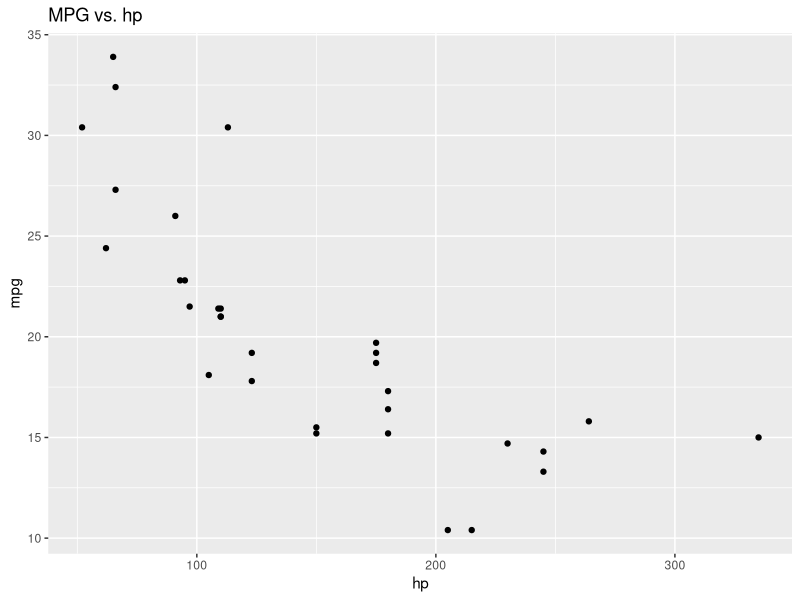
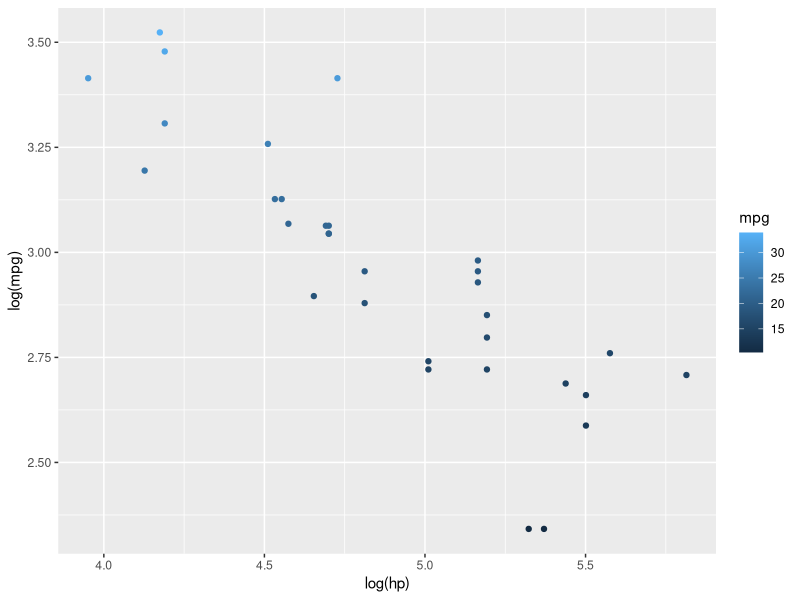
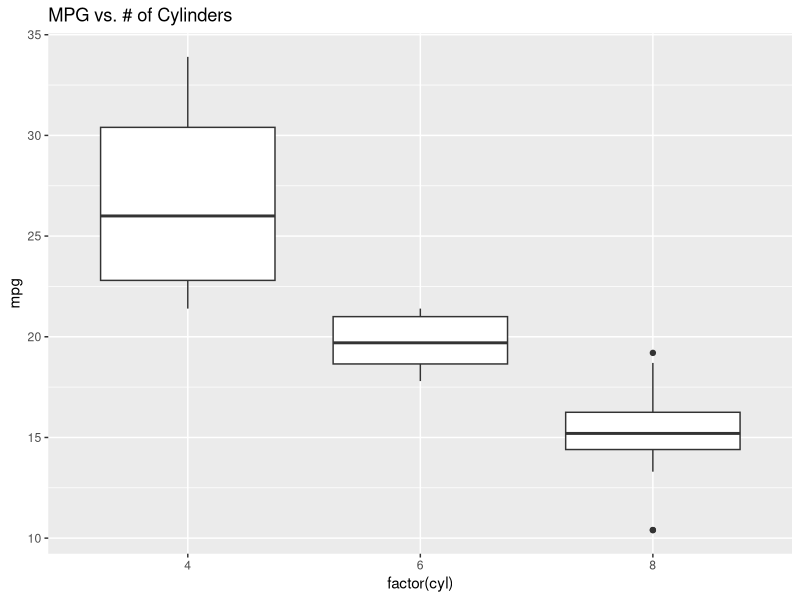
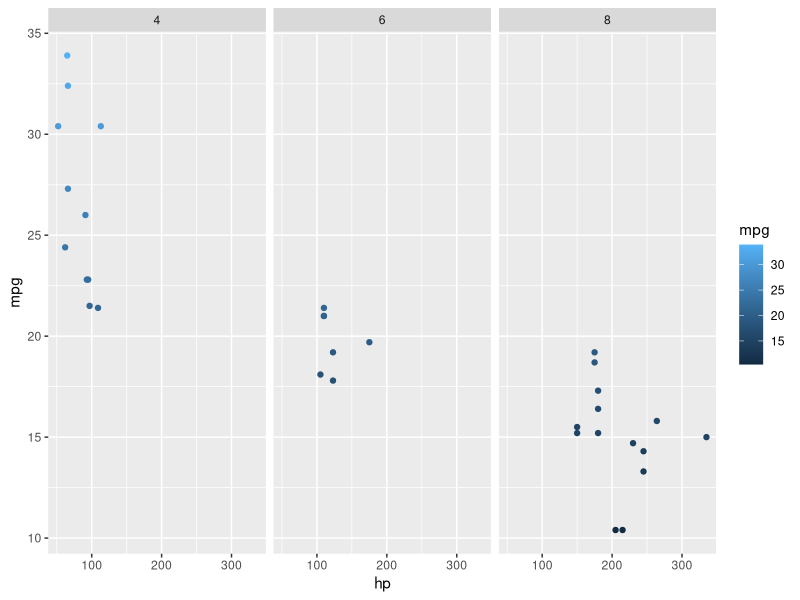
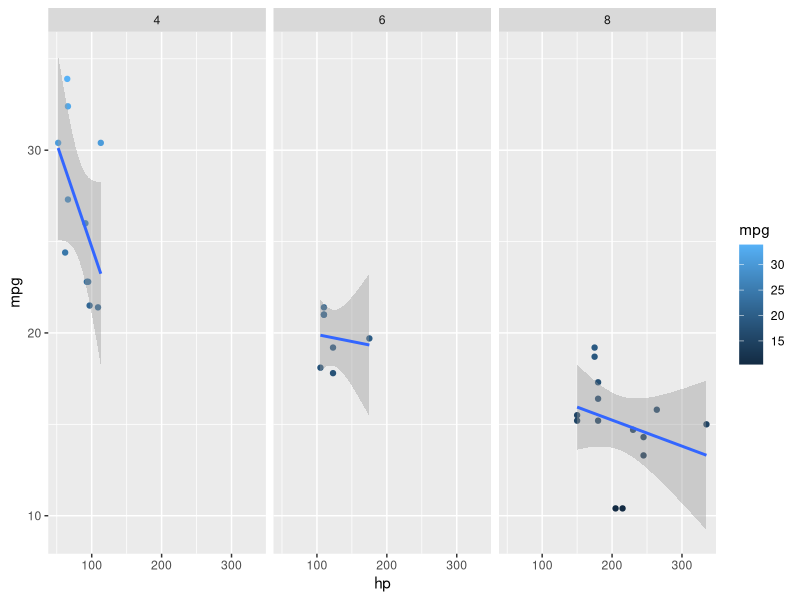

Write R code to recreate these figures, in order.
#======================ggplo2 plotting system Example 1============#
# http://www.r-bloggers.com/basic-introduction-to-ggplot2/
#qplot() - for quick plots

#load the package
library(ggplot2)
attach(mtcars)
head(mtcars)

# Simple plot:
qplot(data=mtcars,x=hp, y=mpg,main="MPG vs. hp")

# Color gradient
qplot(data=mtcars,x=log(hp),y=log(mpg),color=mpg)

# Boxplots:
qplot(data=mtcars,x=factor(cyl), y=mpg,geom="boxplot", main="MPG vs. # of Cylinders")

# Faceting
mtcars$cyl <- factor(mtcars$cyl)
qplot(data=mtcars, x=hp, y=mpg, color=mpg, facets = ~ cyl) 

# Some smoothing
qplot(data=mtcars, x=hp, y=mpg, color=mpg, facets = ~ cyl) + stat_smooth(method="lm")

#======================End of ggplo2 plotting system Example 1============#